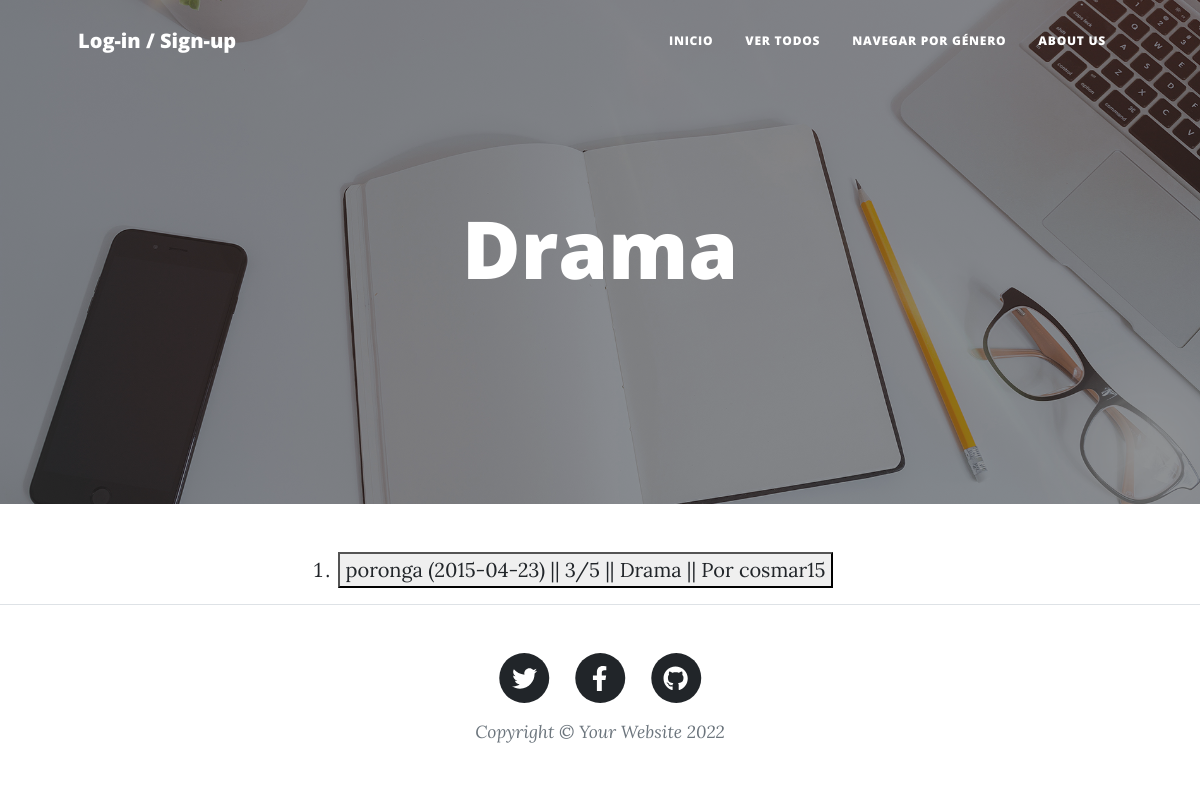
The app's page /blog/genero/Drama/ with its own data.
### AppBlog/models.py (models this page shows)
class Blog(models.Model):
    ESTRELLAS  = (
        ('1', '1'),
        ('2', '2'),
        ('3', '3'),
        ('4', '4'),
        ('5', '5'),
    )
    GENEROS = (
        ('Acción', 'Acción'),
        ('Drama', 'Drama'),
        ('Terror', 'Terror'),
        ('Ciencia-ficción', 'Ciencia-ficción'),
        ('Comedia', 'Comedia'),
        ('Fantasia', 'Fantasia'),
    )
    titulo = models.CharField(max_length=50)
    subtitulo = models.CharField(max_length=50)
    anio = models.DateField()
    duracion = models.IntegerField()
    genero = models.CharField(max_length=30, choices=GENEROS)
    resenia = models.CharField(max_length=500)
    estrellas = models.CharField(max_length=2, choices=ESTRELLAS)
    autor = models.CharField(max_length=50)
    fecha = models.DateTimeField()
    imagen = models.ImageField(upload_to='imagenes/', null=True, blank=True)
    def __str__(self):
        return f"{self.titulo} ({self.anio}) || {self.estrellas}/5 || {self.genero} || Por {self.autor}"

### AppBlog/views.py (the view)
# urls.py: path("genero/<genero_nombre>/", views.genero , name="genero"),
def genero(request, genero_nombre):
    blogs=list(Blog.objects.filter(genero=genero_nombre))
    return render(request, "genero_nombre.html", {"lista":blogs,"nombre":genero_nombre})

### AppBlog/templates/genero_nombre.html
{% extends "base.html" %}
{% load static %}
{% block codigoDinamico %}
    <body>
        <header class="masthead" style="background-image: url('assets/img/home-bg.jpg')">
            <div class="container position-relative px-4 px-lg-5">
                <div class="row gx-4 gx-lg-5 justify-content-center">
                    <div class="col-md-10 col-lg-8 col-xl-7">
                        <div class="site-heading">
                            <h1>{{nombre}}</h1>
                        </div>
                    </div>
                </div>
            </div>
        </header>
        <div class="container px-4 px-lg-5">
            <div class="row gx-4 gx-lg-5 justify-content-center">
                <div class="col-md-10 col-lg-8 col-xl-7">
                    {% if lista %}
                        <ol>
                            {% for pelicula in lista %}
                                <li>
                                    <button>
                                        <a href="{% url 'mostrar_blog' pelicula.id %}"> {{pelicula}} </a>
                                    </button>
                                </li>
                            {% endfor %}
                        </ol>
                    {% else %}
                        <h4> Aún no hay reseñas de peliculas de {{nombre}} ! </h4>
                        <br>
                    {% endif %}
                </div>
            </div>
        </div>
{% endblock %}

### records on screen
Blog: genero "Drama", titulo+anio+estrellas "poronga (2015-04-23) || 3/5 || Drama || Por cosmar15"
